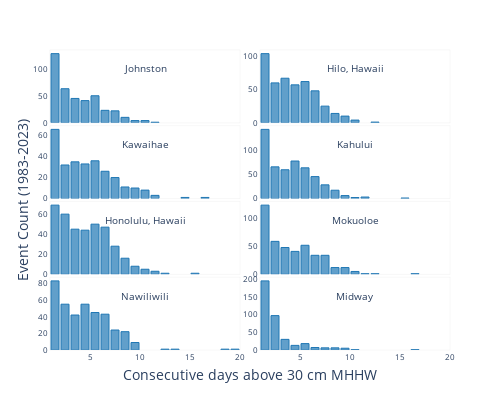

Notebook code cell kept with this figure:
### Code cell
import plotly.graph_objects as go
from plotly.subplots import make_subplots

# Define the number of rows and columns for the subplots
rows, cols = 4, 2

# Create a subplot grid with minimal spacing
fig = make_subplots(
    rows=rows, cols=cols, 
    vertical_spacing=0.01, horizontal_spacing=0.05  # Reduced spacing between subplots
)

# Plot histograms for each station
for i, (station, events) in enumerate(flood_events.items()):
    row = (i // cols) + 1
    col = (i % cols) + 1
    
    # Define the hovertemplate with units
    hovertemplate = (
        "Duration: %{x} days<br>" +
        "Event Count: %{y} " +
        "<extra></extra>"
    )

    fig.add_trace(go.Histogram(
        x=events,
        xbins=dict(start=1, end=20, size=1),  # Ensure each bin corresponds to 1 day
        marker=dict(color="rgba(31, 119, 180, 0.7)", line=dict(width=1, color='rgba(31, 119, 180, 1)')),  # Blue color with transparency
        showlegend=False,
        hovertemplate=hovertemplate,
    ), row=row, col=col)
    
    # Set outline for each subplot
    fig.update_xaxes(showline=True, linewidth=0.2, linecolor='lightgrey', mirror=True, row=row, col=col,tickfont=dict(size=8),range = [1,20], matches='x')
    fig.update_yaxes(showline=True, linewidth=0.2, linecolor='lightgrey', mirror=True, row=row, col=col,tickfont=dict(size=8),)
    # fig.update_annotations(selector=dict(row=row, col=col), font=dict(size=12))  # Adjust title font size
    
    # Remove x-axis labels from all rows except the last one
    if row < rows:
        fig.update_xaxes(showticklabels=False, row=row, col=col)

    fig.add_annotation(
        text=station,
        x=0.5, y=0.87,  # Position in the top right corner
        xref="x domain",  # Reference the x-axis domain of the subplot
        yref="y domain",  # Reference the y-axis domain of the subplot
        row=row,  # Reference the x-axis domain of the subplot
        col=col,  # Reference the y-axis domain of the subplot
        showarrow=False,
        font=dict(size=10),
        xanchor='center', yanchor='top'
    )


# Add the x-axis label using an annotation and nudge it to the right
fig.add_annotation(
    text="Consecutive days above 30 cm MHHW",
    x=0.5,  # Centered horizontally
    y=-0.12,  # Position it below the bottom row of subplots
    xref="paper",
    yref="paper",
    showarrow=False,
    font=dict(size=14),
    xanchor="center",  # You can change this to "left" or "right" to further adjust
)

# Add the x-axis label using an annotation and nudge it to the right
fig.add_annotation(
    text="Event Count (1983-2023)",
    y=0.5,  
    x=-0.1,  
    xref="paper",
    yref="paper",
    showarrow=False,
    font=dict(size=14),
    yanchor="middle",  # You can change this to "left" or "right" to further adjust
    textangle=-90
)



# Adjust layout to ensure a white background and reduce spacing between plots
fig.update_layout(
    height=400, width=500,  # Set the figure size
    margin=dict(t=50, b=50, l=50, r=50),  # Ensure enough space for titles and labels
    bargap=0.2,  # Increase space between bars
    plot_bgcolor='white',  # Ensure the background of the plot is white
    paper_bgcolor='white',  # Set the paper background color to white
)

# Show the interactive plot
fig.show()

#save html
matrix_dir = Path('../matrix/plotly')
fig.write_html(matrix_dir / 'flood_duration_histograms.html', full_html=True)

### Figure 1 — Plotly figure (JSON) as saved in the notebook; plotly's stock layout.template omitted (floating-point values rounded to 4 significant figures; data arrays with more than 128 entries replaced by an {"elided": "..."} marker saying what was removed)
{"data": [{"hovertemplate": "Duration: %{x} days<br>Event Count: %{y} <extra></extra>", "marker": {"color": "rgba(31, 119, 180, 0.7)", "line": {"color": "rgba(31, 119, 180, 1)", "width": 1}}, "showlegend": false, "type": "histogram", "x": {"elided": "392 int values"}, "xaxis": "x", "xbins": {"end": 20, "size": 1, "start": 1}, "yaxis": "y"}, {"hovertemplate": "Duration: %{x} days<br>Event Count: %{y} <extra></extra>", "marker": {"color": "rgba(31, 119, 180, 0.7)", "line": {"color": "rgba(31, 119, 180, 1)", "width": 1}}, "showlegend": false, "type": "histogram", "x": {"elided": "452 int values"}, "xaxis": "x2", "xbins": {"end": 20, "size": 1, "start": 1}, "yaxis": "y2"}, {"hovertemplate": "Duration: %{x} days<br>Event Count: %{y} <extra></extra>", "marker": {"color": "rgba(31, 119, 180, 0.7)", "line": {"color": "rgba(31, 119, 180, 1)", "width": 1}}, "showlegend": false, "type": "histogram", "x": {"elided": "284 int values"}, "xaxis": "x3", "xbins": {"end": 20, "size": 1, "start": 1}, "yaxis": "y3"}, {"hovertemplate": "Duration: %{x} days<br>Event Count: %{y} <extra></extra>", "marker": {"color": "rgba(31, 119, 180, 0.7)", "line": {"color": "rgba(31, 119, 180, 1)", "width": 1}}, "showlegend": false, "type": "histogram", "x": {"elided": "508 int values"}, "xaxis": "x4", "xbins": {"end": 20, "size": 1, "start": 1}, "yaxis": "y4"}, {"hovertemplate": "Duration: %{x} days<br>Event Count: %{y} <extra></extra>", "marker": {"color": "rgba(31, 119, 180, 0.7)", "line": {"color": "rgba(31, 119, 180, 1)", "width": 1}}, "showlegend": false, "type": "histogram", "x": {"elided": "379 int values"}, "xaxis": "x5", "xbins": {"end": 20, "size": 1, "start": 1}, "yaxis": "y5"}, {"hovertemplate": "Duration: %{x} days<br>Event Count: %{y} <extra></extra>", "marker": {"color": "rgba(31, 119, 180, 0.7)", "line": {"color": "rgba(31, 119, 180, 1)", "width": 1}}, "showlegend": false, "type": "histogram", "x": {"elided": "425 int values"}, "xaxis": "x6", "xbins": {"end": 20, "size": 1, "start": 1}, "yaxis": "y6"}, {"hovertemplate": "Duration: %{x} days<br>Event Count: %{y} <extra></extra>", "marker": {"color": "rgba(31, 119, 180, 0.7)", "line": {"color": "rgba(31, 119, 180, 1)", "width": 1}}, "showlegend": false, "type": "histogram", "x": {"elided": "383 int values"}, "xaxis": "x7", "xbins": {"end": 20, "size": 1, "start": 1}, "yaxis": "y7"}, {"hovertemplate": "Duration: %{x} days<br>Event Count: %{y} <extra></extra>", "marker": {"color": "rgba(31, 119, 180, 0.7)", "line": {"color": "rgba(31, 119, 180, 1)", "width": 1}}, "showlegend": false, "type": "histogram", "x": {"elided": "379 int values"}, "xaxis": "x8", "xbins": {"end": 20, "size": 1, "start": 1}, "yaxis": "y8"}], "layout": {"annotations": [{"font": {"size": 10}, "showarrow": false, "text": "Johnston", "x": 0.5, "xanchor": "center", "xref": "x domain", "y": 0.87, "yanchor": "top", "yref": "y domain"}, {"font": {"size": 10}, "showarrow": false, "text": "Hilo, Hawaii", "x": 0.5, "xanchor": "center", "xref": "x2 domain", "y": 0.87, "yanchor": "top", "yref": "y2 domain"}, {"font": {"size": 10}, "showarrow": false, "text": "Kawaihae", "x": 0.5, "xanchor": "center", "xref": "x3 domain", "y": 0.87, "yanchor": "top", "yref": "y3 domain"}, {"font": {"size": 10}, "showarrow": false, "text": "Kahului", "x": 0.5, "xanchor": "center", "xref": "x4 domain", "y": 0.87, "yanchor": "top", "yref": "y4 domain"}, {"font": {"size": 10}, "showarrow": false, "text": "Honolulu, Hawaii", "x": 0.5, "xanchor": "center", "xref": "x5 domain", "y": 0.87, "yanchor": "top", "yref": "y5 domain"}, {"font": {"size": 10}, "showarrow": false, "text": "Mokuoloe", "x": 0.5, "xanchor": "center", "xref": "x6 domain", "y": 0.87, "yanchor": "top", "yref": "y6 domain"}, {"font": {"size": 10}, "showarrow": false, "text": "Nawiliwili", "x": 0.5, "xanchor": "center", "xref": "x7 domain", "y": 0.87, "yanchor": "top", "yref": "y7 domain"}, {"font": {"size": 10}, "showarrow": false, "text": "Midway", "x": 0.5, "xanchor": "center", "xref": "x8 domain", "y": 0.87, "yanchor": "top", "yref": "y8 domain"}, {"font": {"size": 14}, "showarrow": false, "text": "Consecutive days above 30 cm MHHW", "x": 0.5, "xanchor": "center", "xref": "paper", "y": -0.12, "yref": "paper"}, {"font": {"size": 14}, "showarrow": false, "text": "Event Count (1983-2023)", "textangle": -90, "x": -0.1, "xref": "paper", "y": 0.5, "yanchor": "middle", "yref": "paper"}], "bargap": 0.2, "height": 400, "margin": {"b": 50, "l": 50, "r": 50, "t": 50}, "paper_bgcolor": "white", "plot_bgcolor": "white", "width": 500, "xaxis": {"anchor": "y", "domain": [0, 0.475], "linecolor": "lightgrey", "linewidth": 0.2, "matches": "x", "mirror": true, "range": [1, 20], "showline": true, "showticklabels": false, "tickfont": {"size": 8}}, "xaxis2": {"anchor": "y2", "domain": [0.525, 1], "linecolor": "lightgrey", "linewidth": 0.2, "matches": "x", "mirror": true, "range": [1, 20], "showline": true, "showticklabels": false, "tickfont": {"size": 8}}, "xaxis3": {"anchor": "y3", "domain": [0, 0.475], "linecolor": "lightgrey", "linewidth": 0.2, "matches": "x", "mirror": true, "range": [1, 20], "showline": true, "showticklabels": false, "tickfont": {"size": 8}}, "xaxis4": {"anchor": "y4", "domain": [0.525, 1], "linecolor": "lightgrey", "linewidth": 0.2, "matches": "x", "mirror": true, "range": [1, 20], "showline": true, "showticklabels": false, "tickfont": {"size": 8}}, "xaxis5": {"anchor": "y5", "domain": [0, 0.475], "linecolor": "lightgrey", "linewidth": 0.2, "matches": "x", "mirror": true, "range": [1, 20], "showline": true, "showticklabels": false, "tickfont": {"size": 8}}, "xaxis6": {"anchor": "y6", "domain": [0.525, 1], "linecolor": "lightgrey", "linewidth": 0.2, "matches": "x", "mirror": true, "range": [1, 20], "showline": true, "showticklabels": false, "tickfont": {"size": 8}}, "xaxis7": {"anchor": "y7", "domain": [0, 0.475], "linecolor": "lightgrey", "linewidth": 0.2, "matches": "x", "mirror": true, "range": [1, 20], "showline": true, "tickfont": {"size": 8}}, "xaxis8": {"anchor": "y8", "domain": [0.525, 1], "linecolor": "lightgrey", "linewidth": 0.2, "matches": "x", "mirror": true, "range": [1, 20], "showline": true, "tickfont": {"size": 8}}, "yaxis": {"anchor": "x", "domain": [0.7575, 1], "linecolor": "lightgrey", "linewidth": 0.2, "mirror": true, "showline": true, "tickfont": {"size": 8}}, "yaxis2": {"anchor": "x2", "domain": [0.7575, 1], "linecolor": "lightgrey", "linewidth": 0.2, "mirror": true, "showline": true, "tickfont": {"size": 8}}, "yaxis3": {"anchor": "x3", "domain": [0.505, 0.7475], "linecolor": "lightgrey", "linewidth": 0.2, "mirror": true, "showline": true, "tickfont": {"size": 8}}, "yaxis4": {"anchor": "x4", "domain": [0.505, 0.7475], "linecolor": "lightgrey", "linewidth": 0.2, "mirror": true, "showline": true, "tickfont": {"size": 8}}, "yaxis5": {"anchor": "x5", "domain": [0.2525, 0.495], "linecolor": "lightgrey", "linewidth": 0.2, "mirror": true, "showline": true, "tickfont": {"size": 8}}, "yaxis6": {"anchor": "x6", "domain": [0.2525, 0.495], "linecolor": "lightgrey", "linewidth": 0.2, "mirror": true, "showline": true, "tickfont": {"size": 8}}, "yaxis7": {"anchor": "x7", "domain": [0, 0.2425], "linecolor": "lightgrey", "linewidth": 0.2, "mirror": true, "showline": true, "tickfont": {"size": 8}}, "yaxis8": {"anchor": "x8", "domain": [0, 0.2425], "linecolor": "lightgrey", "linewidth": 0.2, "mirror": true, "showline": true, "tickfont": {"size": 8}}}}
